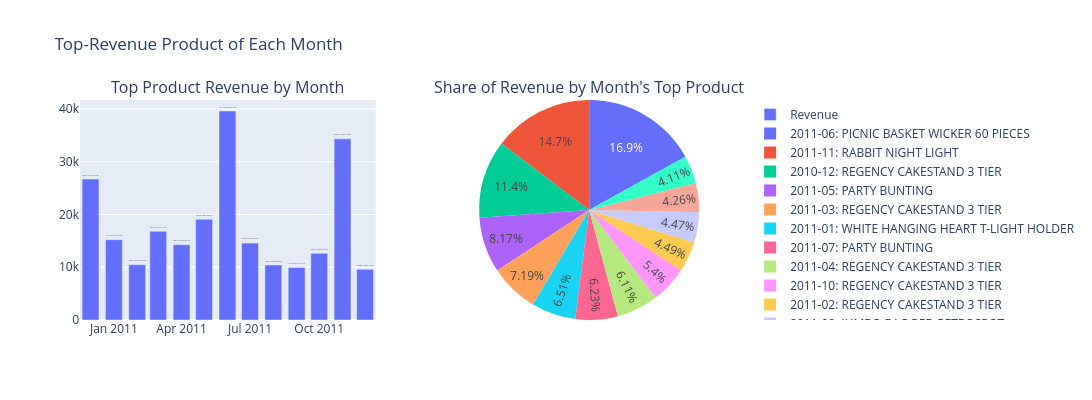

Source (notebook cell):
### Code cell
#Visualization
from plotly.subplots import make_subplots
import plotly.graph_objects as go

monthly_top_product['InvoiceDate'] = monthly_top_product['InvoiceDate'].astype(str)
monthly_top_product['Label'] = monthly_top_product['InvoiceDate'] + ': ' + monthly_top_product['Description']

fig = make_subplots(
    rows=1, cols=2, 
    specs=[[{'type': 'bar'}, {'type': 'domain'}]],  
    subplot_titles=('Top Product Revenue by Month', 'Share of Revenue by Month\'s Top Product')
)

fig.add_trace(
    go.Bar(x=monthly_top_product['InvoiceDate'], y=monthly_top_product['Revenue'],
           text=monthly_top_product['Description'], textposition='outside',
           name='Revenue'),
    row=1, col=1
)

fig.add_trace(
    go.Pie(labels=monthly_top_product['Label'], values=monthly_top_product['Revenue'],
           textinfo='percent', name='Revenue Share'),
    row=1, col=2
)

fig.update_layout(
    title_text='Top-Revenue Product of Each Month',
    height=400,
    width=1400,
    showlegend=True
)
fig.show()

### Figure 1 — Plotly figure (JSON) as saved in the notebook; plotly's stock layout.template omitted (floating-point values rounded to 4 significant figures)
{"data": [{"name": "Revenue", "text": ["REGENCY CAKESTAND 3 TIER", "WHITE HANGING HEART T-LIGHT HOLDER", "REGENCY CAKESTAND 3 TIER", "REGENCY CAKESTAND 3 TIER", "REGENCY CAKESTAND 3 TIER", "PARTY BUNTING", "PICNIC BASKET WICKER 60 PIECES", "PARTY BUNTING", "JUMBO BAG RED RETROSPOT", "SET OF TEA COFFEE SUGAR TINS PANTRY", "REGENCY CAKESTAND 3 TIER", "RABBIT NIGHT LIGHT", "RABBIT NIGHT LIGHT"], "textposition": "outside", "type": "bar", "x": ["2010-12", "2011-01", "2011-02", "2011-03", "2011-04", "2011-05", "2011-06", "2011-07", "2011-08", "2011-09", "2011-10", "2011-11", "2011-12"], "xaxis": "x", "y": [26720.0, 15230.0, 10490.0, 16820.0, 14280.0, 19090.0, 39620.0, 14580.0, 10440.0, 9972.0, 12640.0, 34340.0, 9603.0], "yaxis": "y"}, {"domain": {"x": [0.55, 1], "y": [0, 1]}, "labels": ["2010-12: REGENCY CAKESTAND 3 TIER", "2011-01: WHITE HANGING HEART T-LIGHT HOLDER", "2011-02: REGENCY CAKESTAND 3 TIER", "2011-03: REGENCY CAKESTAND 3 TIER", "2011-04: REGENCY CAKESTAND 3 TIER", "2011-05: PARTY BUNTING", "2011-06: PICNIC BASKET WICKER 60 PIECES", "2011-07: PARTY BUNTING", "2011-08: JUMBO BAG RED RETROSPOT", "2011-09: SET OF TEA COFFEE SUGAR TINS PANTRY", "2011-10: REGENCY CAKESTAND 3 TIER", "2011-11: RABBIT NIGHT LIGHT", "2011-12: RABBIT NIGHT LIGHT"], "name": "Revenue Share", "textinfo": "percent", "type": "pie", "values": [26720.0, 15230.0, 10490.0, 16820.0, 14280.0, 19090.0, 39620.0, 14580.0, 10440.0, 9972.0, 12640.0, 34340.0, 9603.0]}], "layout": {"annotations": [{"font": {"size": 16}, "showarrow": false, "text": "Top Product Revenue by Month", "x": 0.225, "xanchor": "center", "xref": "paper", "y": 1, "yanchor": "bottom", "yref": "paper"}, {"font": {"size": 16}, "showarrow": false, "text": "Share of Revenue by Month's Top Product", "x": 0.775, "xanchor": "center", "xref": "paper", "y": 1, "yanchor": "bottom", "yref": "paper"}], "height": 400, "showlegend": true, "title": {"text": "Top-Revenue Product of Each Month"}, "width": 1400, "xaxis": {"anchor": "y", "domain": [0, 0.45]}, "yaxis": {"anchor": "x", "domain": [0, 1]}}}
